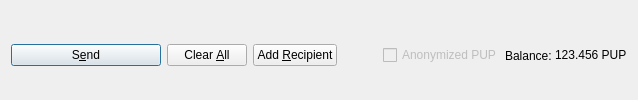
         <widget class="QFrame" name="frame_Send">
          <layout class="QHBoxLayout" name="horizontalLayout">
           <property name="bottomMargin">
            <number>0</number>
           </property>
           <item>
            <widget class="QPushButton" name="sendButton">
             <property name="minimumSize">
              <size>
               <width>150</width>
               <height>0</height>
              </size>
             </property>
             <property name="toolTip">
              <string>Confirm the send action</string>
             </property>
             <property name="text">
              <string>S&amp;end</string>
             </property>
             <property name="icon">
              <iconset resource="../puppycoin.qrc">
               <normaloff>:/icons/send</normaloff>:/icons/send</iconset>
             </property>
             <property name="autoDefault">
              <bool>false</bool>
             </property>
             <property name="default">
              <bool>true</bool>
             </property>
            </widget>
           </item>
           <item>
            <widget class="QPushButton" name="clearButton">
             <property name="sizePolicy">
              <sizepolicy hsizetype="Minimum" vsizetype="Fixed">
               <horstretch>0</horstretch>
               <verstretch>0</verstretch>
              </sizepolicy>
             </property>
             <property name="toolTip">
              <string>Clear all fields of the form.</string>
             </property>
             <property name="text">
              <string>Clear &amp;All</string>
             </property>
             <property name="icon">
              <iconset resource="../puppycoin.qrc">
               <normaloff>:/icons/remove</normaloff>:/icons/remove</iconset>
             </property>
             <property name="autoDefault">
              <bool>false</bool>
             </property>
            </widget>
           </item>
           <item>
            <widget class="QPushButton" name="addButton">
             <property name="toolTip">
              <string>Send to multiple recipients at once</string>
             </property>
             <property name="text">
              <string>Add &amp;Recipient</string>
             </property>
             <property name="icon">
              <iconset resource="../puppycoin.qrc">
               <normaloff>:/icons/add</normaloff>:/icons/add</iconset>
             </property>
             <property name="autoDefault">
              <bool>false</bool>
             </property>
            </widget>
           </item>
           <item>
            <spacer name="horizontalSpacer">
             <property name="orientation">
              <enum>Qt::Horizontal</enum>
             </property>
             <property name="sizeHint" stdset="0">
              <size>
               <width>40</width>
               <height>20</height>
              </size>
             </property>
            </spacer>
           </item>
           <item>
            <layout class="QHBoxLayout" name="horizontalLayout_2">
             <property name="spacing">
              <number>3</number>
             </property>
             <item>
              <widget class="QCheckBox" name="checkzPUP">
               <property name="enabled">
                <bool>false</bool>
               </property>
               <property name="text">
                <string>Anonymized PUP</string>
               </property>
              </widget>
             </item>
             <item>
              <widget class="QLabel" name="label">
               <property name="text">
                <string>Balance:</string>
               </property>
              </widget>
             </item>
             <item>
              <widget class="QLabel" name="labelBalance">
               <property name="sizePolicy">
                <sizepolicy hsizetype="Preferred" vsizetype="Fixed">
                 <horstretch>0</horstretch>
                 <verstretch>0</verstretch>
                </sizepolicy>
               </property>
               <property name="cursor">
                <cursorShape>IBeamCursor</cursorShape>
               </property>
               <property name="text">
                <string notr="true">123.456 PUP</string>
               </property>
               <property name="textInteractionFlags">
                <set>Qt::LinksAccessibleByMouse|Qt::TextSelectableByKeyboard|Qt::TextSelectableByMouse</set>
               </property>
              </widget>
             </item>
            </layout>
           </item>
          </layout>
         </widget>
